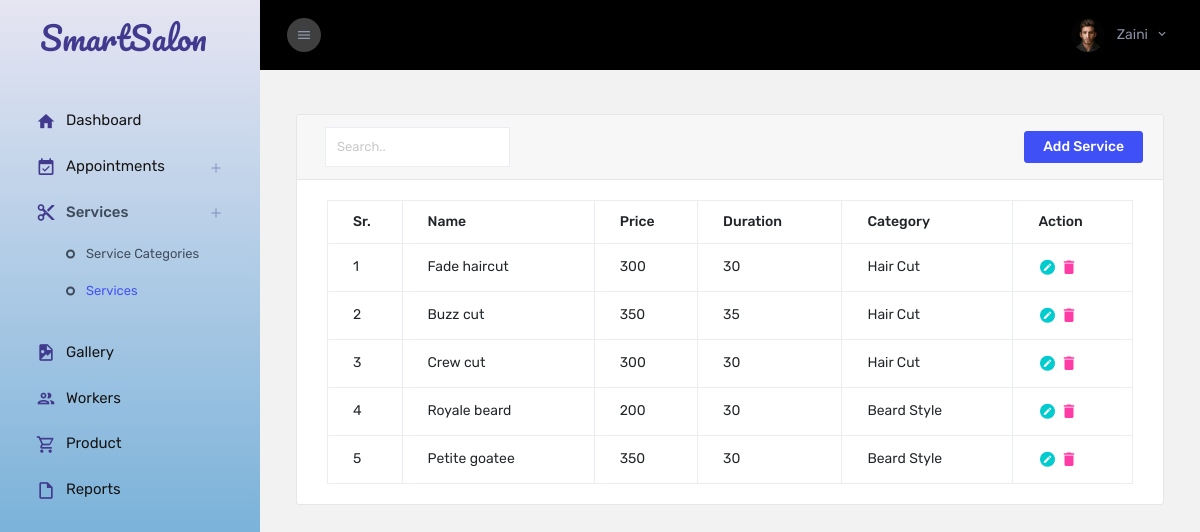
/public/service (signed in), run on the app's committed database.
### tables this page shows
CREATE TABLE `services` (
  `id` int(11) NOT NULL,
  `name` varchar(255) NOT NULL,
  `price` decimal(10,0) NOT NULL,
  `duration` int(11) NOT NULL,
  `category` varchar(255) NOT NULL,
  `salon_id` int(11) NOT NULL
);

### private/controllers/Service.php (called while the page is built, shortened)
<?php
class Service extends Controller{
    protected $service = null;
    protected $category = null;
    private $salon_id;
    function __construct(){
        if(isset($_SESSION['SALON_ID'])){
            $this->salon_id = $_SESSION['SALON_ID'];
        }
        $this->service = $this->load_model("Service");
        $this->category = $this->load_model("Category");
    }
    function index(){
        $services = $this->_get($this->service, 'salon_id', $this->salon_id);
        $categories = $this->_get($this->category, 'salon_id', $this->salon_id);
        $this->view("barber/services",
        [
            "services"=>$services,
            "categories"=>$categories
        ]);
    }
}
?>

### private/core/app.php (called while the page is built, shortened)
<?php
class App {
    protected $method = "index";
    function __construct() {
        $URL = $this->getUrl();
        if(file_exists("../private/controllers/".$URL[0].".php")){
            unset($URL[0]);
        }
        $this->controller = new $this->controller();
        $URL= array_values($URL);
        $this->params = $URL;
        call_user_func_array([$this->controller, $this->method], $this->params);
    }
    private function getUrl(){
        $url = isset($_GET['url']) ? $_GET['url'] : "Home";
        return explode("/", filter_var(trim($url, "/")), FILTER_SANITIZE_URL);
    }
}
?>

### public/index.php (called while the page is built, shortened)
<?php
    $app = new App();
?>

### private/core/database.php (called while the page is built, shortened)
<?php
class Database{
    private function connect(){
        $string  = DBDRIVER.":host=".DBHOST.";dbname=".DBNAME;
        $con = new PDO($string, DBUSER, DBPASS);
        return $con;
    }
    public function query($query, $data = array(), $response = "array"){
        $con = $this->connect();
        $stm = $con->prepare($query);
        if($stm){
            $check = $stm->execute($data);
            if($check){
                if($response == "array"){
                    $data = $stm->fetchAll(PDO::FETCH_ASSOC);
                }
                else{
                    $data = $stm->fetchAll(PDO::FETCH_OBJ);
                }
                if(count($data) > 0){
                    return $data;
                }
                else{
                    return true;
                }
            }
        }
        return false;
    }
}
?>

### private/core/model.php (called while the page is built, shortened)
<?php
class Model extends Database{
    protected $table;
    function where($column, $value){
        $column = addslashes($column);
        $query = "SELECT * FROM  $this->table WHERE $column = :value";
        return $this->query($query, ["value"=>$value]);
    }
}
?>

### private/views/barber/services.view.php (the view, shortened to what this page needs)
<div class="container-scroller" style="min-height:100vh;">
    <div class="container-fluid page-body-wrapper">
        <div class="main-panel">
            <div class="content-wrapper pb-0">
                <div class="row">
                    <div class="col-md-12 col-sm-12 col-lg-12 grid-margin stretch-card mx-auto">
                        <div class="card">
                            <div class="card-header justify-content-between d-flex align-items-center">
                                <div class="d-flex align-items-center flex-row-reverse">
                                    <form method="post" class="mx-2">
                                        <input type="text" name="search" id="search" class="form-control form-control-sm w-100" placeholder="Search.." required />
                                    </form>
                                </div>
                                <button type="button" class="btn btn-primary" data-toggle="modal" data-target="#add_service_modal">Add Service</button>
                            </div>
                            <div class="card-body">
                                <div class="table-responsive">
                                    <?php if (is_array($services) && count($services) > 0) { ?>
                                        <table class="table table-hover table-bordered table-responsive">
                                            <thead>
                                                <tr>
                                                    <th>Sr.</th>
                                                    <th>Name</th>
                                                    <th>Price</th>
                                                    <th>Duration</th>
                                                    <th>Category</th>
                                                    <th>Action</th>
                                                </tr>
                                            </thead>
                                            <tbody id="service_table">
                                                <?php $count = 0;?>
                                                <?php foreach (@$services as $service) : ?>
                                                    <?php $count  = $count + 1;?>
                                                    <tr>
                                                        <td><?php echo $count; ?></td>
                                                        <td><?php echo ucfirst($service['name']); ?></td>
                                                        <td><?php echo $service['price']; ?></td>
                                                        <td><?php echo $service['duration']; ?></td>
                                                        <td><?php echo $service['category']; ?></td>
                                                        <td>
                                                            <span class="update_service" data-toggle="modal" data-target="#update_service_modal" data-id="<?php echo $service['id']; ?>"><i class="mdi mdi-pencil-circle text-success" style="font-size:18px; cursor:pointer"></i></span>
                                                            <span  class="delete_service" data-id="<?php echo $service['id']; ?>"><i class="mdi mdi-delete text-danger" style="font-size:18px; padding-top:2px; cursor:pointer"></i></span>
                                                        </td>
                                                    </tr>
                                                <?php endforeach; ?>
                                            </tbody>
                                        </table>
                                    <?php
                                    } else {
                                        echo "No Service added yet!";
                                    }
                                    ?>
                                </div>
                            </div>
                        </div>
                    </div>
                </div>
            </div>
        </div>
    </div>
</div>

### data on the page
services: name "Fade haircut", price "300", duration "30", category "Hair Cut"
services: name "Buzz cut", price "350", duration "35", category "Hair Cut"
services: name "Crew cut", price "300", duration "30", category "Hair Cut"
services: name "Royale beard", price "200", duration "30", category "Beard Style"
services: name "Petite goatee", price "350", duration "30", category "Beard Style"

### other printed values
$_SESSION['USER'] "Zaini"
